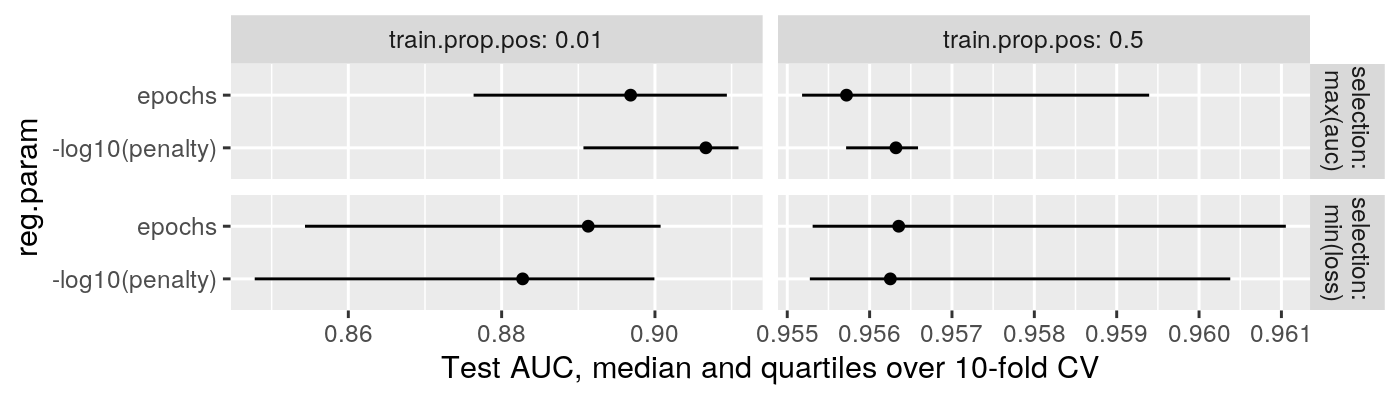

This figure's R source:
library(data.table)
library(ggplot2)
test.dt <- data.table::fread("figure-l2-vs-early-stopping-spam-data.csv")
gg <- ggplot()+
  geom_point(aes(
    test.metric.value, reg.param),
    data=test.dt)+
  facet_grid(
    valid.metric.name ~ train.prop.pos + test.metric.name,
    labeller=label_both, scales="free")
test.dt[, selection := paste0(
  "\n", ifelse(valid.metric.name=="auc", "max(auc)", "min(loss)"))]
test.stats <- test.dt[test.metric.name=="auc", .(
  median=median(test.metric.value),
  q25=quantile(test.metric.value, 0.25),
  q75=quantile(test.metric.value, 0.75)
), by=.(selection, train.prop.pos, reg.param)]
gg <- ggplot()+
  geom_point(aes(
    median, reg.param),
    data=test.stats)+
  geom_segment(aes(
    q25, reg.param,
    xend=q75, yend=reg.param),
    data=test.stats)+
  facet_grid(
    selection ~ train.prop.pos,
    labeller=label_both, scales="free")+
  scale_x_continuous(
    "Test AUC, median and quartiles over 10-fold CV")
png(
  "figure-l2-vs-early-stopping-spam.png",
  width=7, height=2, res=200, units="in")
print(gg)
dev.off()
